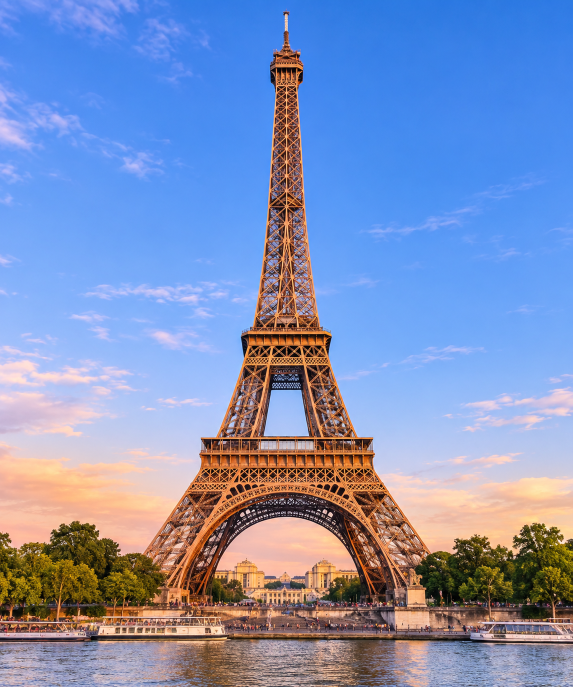
#> input picture Eiffel Tower.png, 1145 x 1374 px (shown at 1/2 size)
$ jupyter execute 'exp 3.ipynb'
#> lines starting #> are read from the running program, lines starting #| are printed output that depends on the picture
[cell 1]
import cv2
import numpy as np
import matplotlib.pyplot as plt
img = cv2.imread('Eiffel Tower.png',cv2.IMREAD_GRAYSCALE)
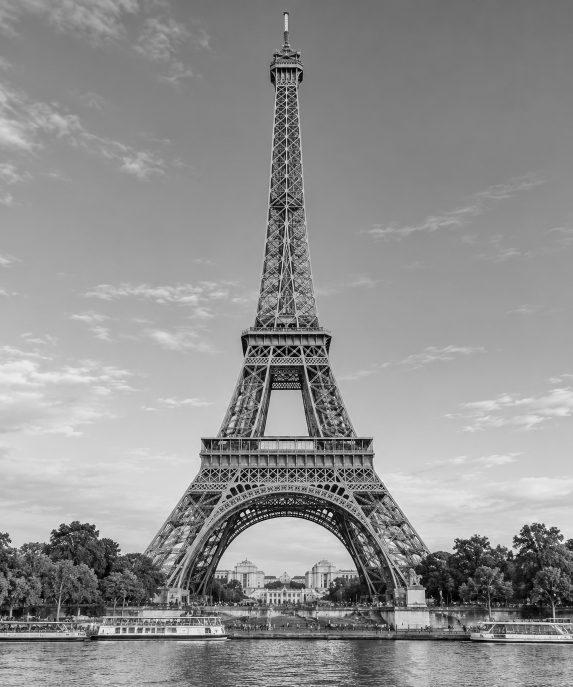
#> img: shape (1374, 1145) (shown at 1/2 size); min 0, max 255, mean 144.5
plt.imshow(img, cmap='gray')
plt.title('original_image')
plt.show()

[cell 2]
plt.hist(img.ravel(),256,range = [0, 256]);
plt.title('Original Image')
plt.show()
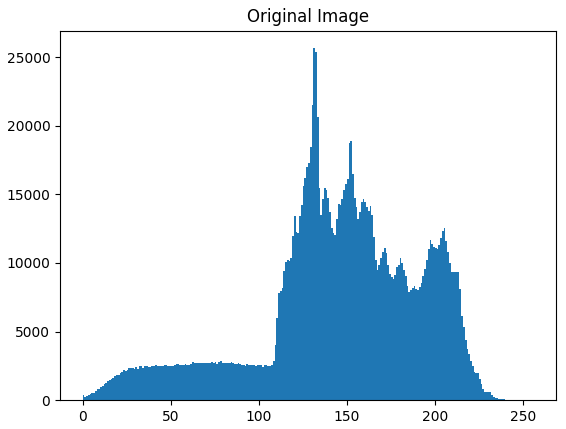
#> figure drawn by matplotlib, 1 panel; tallest bar 25647 high, from x = 131 to 132

[cell 3]
img_eq = cv2.equalizeHist(img)
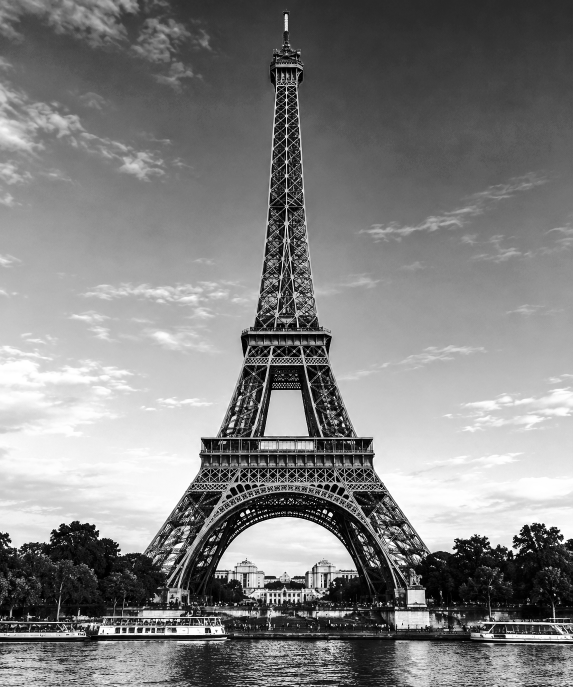
#> img_eq: shape (1374, 1145) (shown at 1/2 size); min 0, max 255, mean 128.4
plt.hist(img_eq.ravel(), 256, range = [0, 256]);
plt.title('Equalized Histogram')
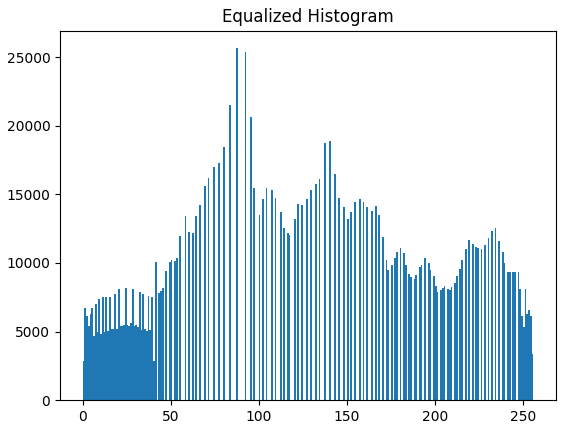
#> figure drawn by matplotlib, 1 panel; tallest bar 25647 high, from x = 87 to 88

[cell 4]
plt.imshow(img_eq, cmap='gray')
plt.title('original image')
plt.show()

[cell 5]
img = cv2.imread('Eiffel Tower.png', cv2.IMREAD_COLOR)
#> img is the input picture: shape (1374, 1145, 3); mean B, G, R 187, 145.2, 128.6
img_hsv = cv2.cvtColor(img, cv2.COLOR_BGR2HSV)
#> img_hsv: shape (1374, 1145, 3); mean H, S, V 84.6, 129.3, 210.7
img_hsv[:,:,2] = cv2.equalizeHist(img_hsv[:, :, 2])
#> img_hsv: shape (1374, 1145, 3); mean H, S, V 84.6, 129.3, 130.6
img_eq = cv2.cvtColor(img_hsv, cv2.COLOR_HSV2BGR)
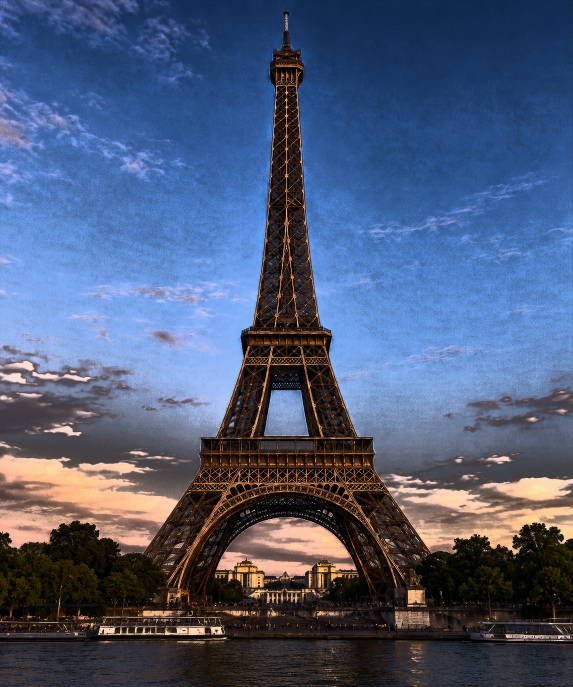
#> img_eq: shape (1374, 1145, 3) (shown at 1/2 size); mean B, G, R 119.1, 89.7, 76.1
plt.subplot(121); plt.imshow(img[:, :, ::-1]); plt.title('Original Color Image')
plt.subplot(122); plt.imshow(img_eq[:, :, ::-1]); plt.title('Equalized Image')
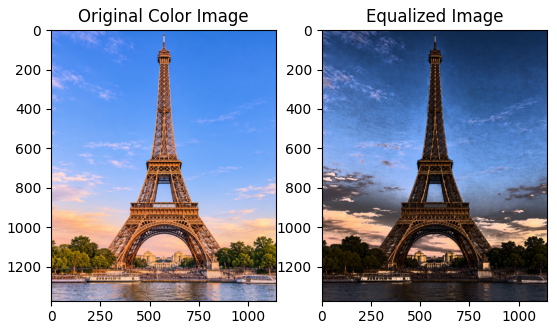
#> figure drawn by matplotlib, 2 panels

[cell 6]
plt.figure(figsize = [12,10])
plt.subplot(221); plt.imshow(img[:, :, ::-1]); plt.title('Original Color Image')
plt.subplot(222); plt.imshow(img_eq[:, :, ::-1]); plt.title('Equalized Image')
plt.subplot(223); plt.hist(img.ravel(),256,range = [0, 256]); plt.title('Original Image')
plt.subplot(224); plt.hist(img_eq.ravel(),256,range = [0, 256]); plt.title('Histogram Equalized')
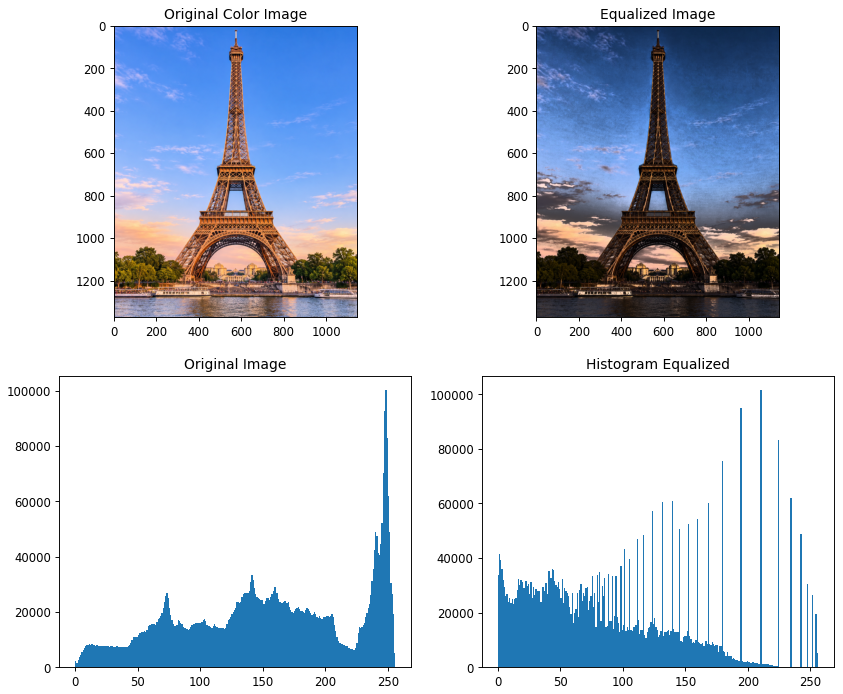
#> figure drawn by matplotlib, 4 panels; panel 3: tallest bar 100431 high, from x = 248 to 249; panel 4: tallest bar 101695 high, from x = 210 to 211
